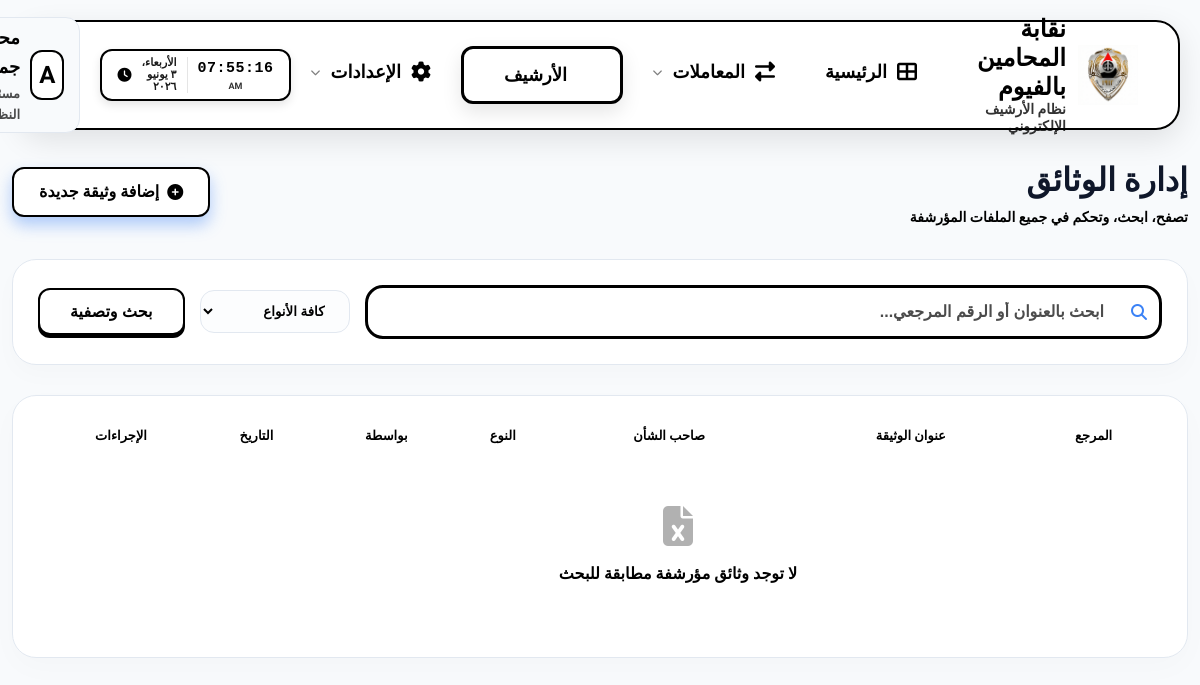
The page /documents/ (signed in) on the database as committed earlier.
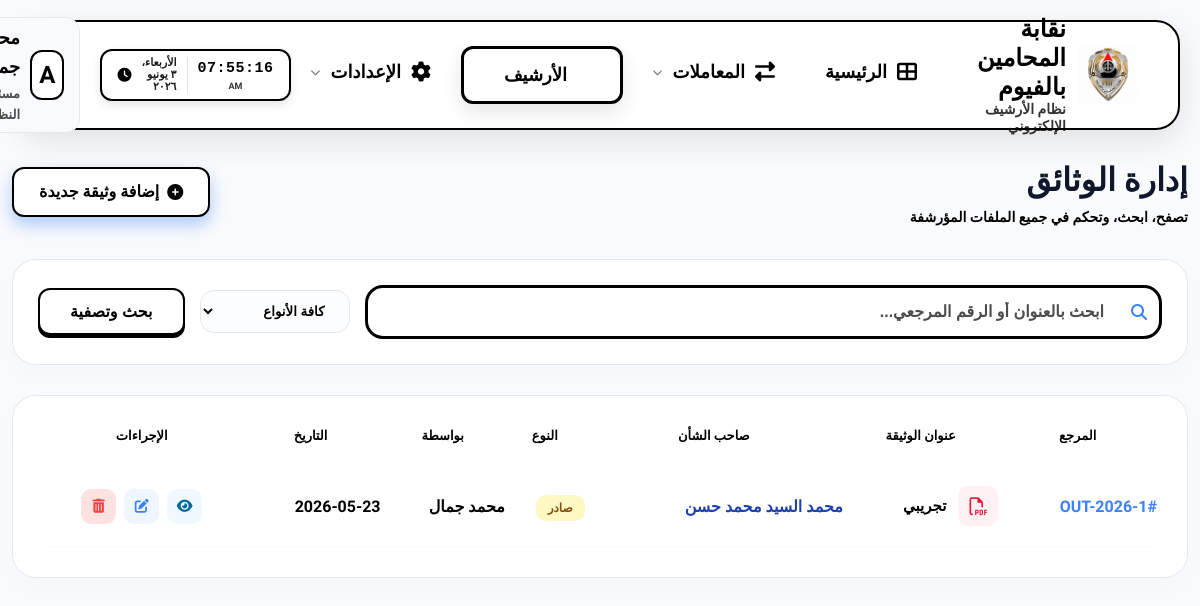
The same page on the database as committed later.
### eams/models.py (models this page shows, shortened)
class Document(models.Model):
    TYPE_CHOICES = (
        ('incoming', 'وارد'),
        ('outgoing', 'صادر'),
        ('internal', 'داخلي'),
    )
    title = models.CharField(max_length=255, verbose_name="عنوان الوثيقة")
    doc_type = models.CharField(max_length=20, choices=TYPE_CHOICES, default='incoming', verbose_name="نوع الوثيقة")
    reference_number = models.CharField(max_length=50, blank=True, null=True, verbose_name="رقم الصادر/الوارد")
    file = models.FileField(upload_to='documents/%Y/%m/%d/', verbose_name="الملف", blank=True, null=True)
    category = models.ForeignKey(Category, on_delete=models.CASCADE, related_name='documents', verbose_name="التصنيف")
    transaction = models.ForeignKey(Transaction, on_delete=models.SET_NULL, null=True, blank=True, related_name='documents', verbose_name="المعاملة (رقم المتابعة)")
    tags = models.ManyToManyField(Tag, blank=True, verbose_name="الوسوم")
    description = models.TextField(blank=True, null=True, verbose_name="الوصف")
    recipient_name = models.CharField(max_length=255, blank=True, null=True, verbose_name="اسم المستلم")
    recipient_department = models.CharField(max_length=255, blank=True, null=True, verbose_name="قسم المستلم")
    uploaded_at = models.DateTimeField(auto_now_add=True, verbose_name="تاريخ الرفع")
    updated_at = models.DateTimeField(auto_now=True, verbose_name="تاريخ التعديل")
    uploaded_by = models.ForeignKey(User, on_delete=models.SET_NULL, null=True, related_name='uploaded_documents', verbose_name="بواسطة")
    group_id = models.CharField(max_length=100, blank=True, null=True, verbose_name="معرف المجموعة (للرفع المتعدد)")
    @property
    def uploader_name(self):
        if self.uploaded_by:
            if hasattr(self.uploaded_by, 'profile') and self.uploaded_by.profile.full_name:
                return self.uploaded_by.profile.full_name
            return self.uploaded_by.username
        return "النظام"

class Transaction(models.Model):
    STATUS_CHOICES = (
        ('received', 'تم تسجيل المعاملة'),
        ('sent_to_dept', 'تم الإرسال للقسم المختص'),
        ('under_review', 'تحت المراجعة'),
        ('in_progress', 'جاري التنفيذ'),
        ('completed', 'تم الانتهاء'),
    )
    tracking_number = models.CharField(max_length=50, unique=True, verbose_name="رقم المتابعة")
    current_status = models.CharField(max_length=50, choices=STATUS_CHOICES, default='received', verbose_name="الحالة الحالية")
    client_name = models.CharField(max_length=255, verbose_name="الاسم", default="غير محدد")
    client_phone = models.CharField(max_length=20, verbose_name="رقم الهاتف", default="000")
    client_gender = models.CharField(max_length=10, choices=(('male', 'ذكر'), ('female', 'أنثى')), verbose_name="النوع", default='male')
    registration_number = models.CharField(max_length=50, blank=True, null=True, verbose_name="رقم القيد (اختياري)")
    title = models.CharField(max_length=255, verbose_name="عنوان المعاملة")
    description = models.TextField(blank=True, null=True, verbose_name="وصف المعاملة")
    created_at = models.DateTimeField(auto_now_add=True, verbose_name="تاريخ الإنشاء")
    updated_at = models.DateTimeField(auto_now=True, verbose_name="آخر تحديث")
    created_by = models.ForeignKey(User, on_delete=models.SET_NULL, null=True, verbose_name="بواسطة")
    secure_token = models.UUIDField(default=uuid.uuid4, unique=True, editable=False, verbose_name="رمز الأمان")
    missing_info = models.TextField(blank=True, null=True, verbose_name="ملاحظات للنواقص (تظهر لصاحب الشأن)")
    completion_note = models.TextField(blank=True, null=True, verbose_name="تعليمات الاستلام عند الانتهاء (تظهر لصاحب الشأن)")

class Profile(models.Model):
    ROLE_CHOICES = (
        ('admin', 'مدير نظام'),
        ('employee', 'موظف'),
        ('viewer', 'مشاهد'),
    )
    user = models.OneToOneField(User, on_delete=models.CASCADE, related_name='profile')
    full_name = models.CharField(max_length=255, blank=True, null=True, verbose_name="الاسم بالكامل")
    job_title = models.CharField(max_length=255, blank=True, null=True, verbose_name="الوظيفة")
    department = models.CharField(max_length=255, blank=True, null=True, verbose_name="القسم")
    raw_password = models.CharField(max_length=255, blank=True, null=True, verbose_name="كلمة المرور الحالية (للمدير)")
    access_incoming = models.BooleanField(default=True, verbose_name="الأرشيف الوارد")
    access_outgoing = models.BooleanField(default=True, verbose_name="الأرشيف الصادر")
    access_internal = models.BooleanField(default=True, verbose_name="البريد الداخلي")
    access_reports = models.BooleanField(default=False, verbose_name="التقارير الإحصائية")
    access_categories = models.BooleanField(default=False, verbose_name="إدارة الأقسام")
    access_audit = models.BooleanField(default=False, verbose_name="سجل التحركات")
    access_users = models.BooleanField(default=False, verbose_name="إدارة المستخدمين")

### eams/views.py (the view, shortened to what this page needs)
# urls.py: path('documents/', views.document_list, name='document_list'),
@login_required
def document_list(request):
    query = request.GET.get('q')
    category_id = request.GET.get('category')
    doc_type = request.GET.get('type')
    documents = Document.objects.all()
    if doc_type:
        documents = documents.filter(doc_type=doc_type)
    if category_id:
        documents = documents.filter(category_id=category_id)
    documents = documents.order_by('-uploaded_at')
    context = {
        'documents': documents,
        'categories': Category.objects.all(),
    }
    if request.headers.get('X-Requested-Part') == 'rows':
        return render(request, 'eams/partials/document_table_rows.html', context)
    return render(request, 'eams/document_list.html', context)

### templates/eams/document_list.html (shortened to what this page needs)
{% extends 'base.html' %}
{% block content %}
<div class="fade-in">
    <div class="list-header" style="display: flex; justify-content: space-between; align-items: center; margin-bottom: 30px; flex-wrap: wrap; gap: 20px;">
        <div>
            <h1 style="font-size: 28px; font-weight: 900; color: var(--primary-color);">إدارة الوثائق</h1>
            <p style="color: var(--text-muted); font-size: 14px; font-weight: 700;">تصفح، ابحث، وتحكم في جميع الملفات المؤرشفة</p>
        </div>
        <a href="{% url 'document_create' %}{% if request.GET.type %}?type={{ request.GET.type }}{% endif %}" class="btn btn-primary" style="box-shadow: 0 8px 16px var(--accent-glow);">
            <i class="fas fa-plus-circle"></i> إضافة وثيقة جديدة
        </a>
    </div>
    <div class="filters-bar" style="background: white; padding: 25px; border-radius: 24px; border: 1px solid var(--border-color); margin-bottom: 30px; box-shadow: 0 10px 25px rgba(0,0,0,0.02);">
        <form action="{{ request.path }}" method="GET" style="display: flex; gap: 15px; flex-wrap: wrap; align-items: center;">
            <div style="flex-grow: 1; min-width: 250px; position: relative;">
                <i class="fas fa-search" style="position: absolute; right: 15px; top: 50%; transform: translateY(-50%); color: var(--accent-color);"></i>
                <input type="text" name="q" placeholder="ابحث بالعنوان أو الرقم المرجعي..." value="{{ request.GET.q|default:'' }}"
                    style="width: 100%; padding: 15px 55px 15px 15px; border-radius: 18px; border: 3px solid #000000; outline: none; font-weight: 900; font-size: 16px; transition: all 0.3s; background: #ffffff; color: #000000 !important;">
            </div>
            <select name="type" style="padding: 12px 20px; border-radius: 14px; border: 1.5px solid var(--border-color); font-weight: 700; cursor: pointer; outline: none; background: #fcfdfe; min-width: 150px;">
                <option value="">كافة الأنواع</option>
            </select>
            <button type="submit" class="btn btn-primary" style="padding: 12px 30px;">بحث وتصفية</button>
        </form>
    </div>
    <div class="data-container table-responsive">
        <table style="width: 100%; border-collapse: collapse; min-width: 800px;">
            <thead>
                <tr>
                    <th style="padding-bottom: 20px; color: var(--text-muted); font-size: 13px;">المرجع</th>
                    <th style="padding-bottom: 20px; color: var(--text-muted); font-size: 13px;">عنوان الوثيقة</th>
                    <th style="padding-bottom: 20px; color: var(--text-muted); font-size: 13px;">صاحب الشأن</th>
                    <th style="padding-bottom: 20px; color: var(--text-muted); font-size: 13px;">النوع</th>
                    <th style="padding-bottom: 20px; color: var(--text-muted); font-size: 13px;">بواسطة</th>
                    <th style="padding-bottom: 20px; color: var(--text-muted); font-size: 13px;">التاريخ</th>
                    <th style="padding-bottom: 20px; color: var(--text-muted); font-size: 13px; text-align: center;">الإجراءات</th>
                </tr>
            </thead>
            <tbody id="document-table-body"
                   hx-get="{% url 'document_list' %}{% if request.GET %}?{{ request.GET.urlencode }}{% endif %}"
                   hx-trigger="every 5s"
                   hx-headers='{"X-Requested-Part": "rows"}'
                   hx-swap="innerHTML">
                {% include 'eams/partials/document_table_rows.html' %}
            </tbody>
        </table>
    </div>
</div>
{% endblock %}

### templates/eams/partials/document_table_rows.html (shortened to what this page needs)
{% for doc in documents %}
<tr style="border-bottom: 1px solid #f8fafc;">
    <td style="padding: 20px 0; font-weight: 900; color: var(--accent-color);">#{{ doc.reference_number }}</td>
    <td style="padding: 20px 0;">
        <div style="display: flex; align-items: center; gap: 12px;">
            <div style="width: 40px; height: 40px; background: #fff1f2; color: #e11d48; border-radius: 10px; display: flex; align-items: center; justify-content: center; font-size: 18px;">
                <i class="far fa-file-pdf"></i>
            </div>
            <span style="font-weight: 800; font-size: 15px;">{{ doc.title }}</span>
        </div>
    </td>
    <td style="padding: 20px 0;">
        <span style="font-weight: 800; color: #1e40af;">{{ doc.transaction.client_name|default:"—" }}</span>
    </td>
    <td style="padding: 20px 0;">
        {% if doc.doc_type == 'incoming' %}
        <span style="background: #dcfce7; color: #166534; padding: 6px 12px; border-radius: 10px; font-size: 12px; font-weight: 900;">وارد</span>
        {% elif doc.doc_type == 'outgoing' %}
        <span style="background: #fef9c3; color: #854d0e; padding: 6px 12px; border-radius: 10px; font-size: 12px; font-weight: 900;">صادر</span>
        {% else %}
        <span style="background: #e0e7ff; color: #3730a3; padding: 6px 12px; border-radius: 10px; font-size: 12px; font-weight: 900;">داخلي</span>
        {% endif %}
    </td>
    <td style="padding: 20px 0;">
        <span style="font-weight: 800; color: #000;">{{ doc.uploader_name }}</span>
    </td>
    <td style="padding: 20px 0; color: var(--text-muted); font-weight: 700;">{{ doc.uploaded_at|date:"Y-m-d" }}</td>
    <td style="padding: 20px 0;">
        <div style="display: flex; gap: 8px; justify-content: center;">
            <a href="{% url 'document_detail' doc.pk %}" style="width: 35px; height: 35px; border-radius: 10px; background: #f0f9ff; color: #0369a1; display: flex; align-items: center; justify-content: center; text-decoration: none; transition: 0.2s;" title="عرض التفاصيل">
                <i class="fas fa-eye" style="font-size: 14px;"></i>
            </a>
            <a href="{% url 'document_update' doc.pk %}" style="width: 35px; height: 35px; border-radius: 10px; background: #eff6ff; color: var(--accent-color); display: flex; align-items: center; justify-content: center; text-decoration: none; transition: 0.2s;" title="تعديل">
                <i class="fas fa-edit" style="font-size: 14px;"></i>
            </a>
            <a href="#" onclick="return showDeleteModal('{% url 'document_delete' doc.pk %}')" style="width: 35px; height: 35px; border-radius: 10px; background: #fee2e2; color: #ef4444; display: flex; align-items: center; justify-content: center; text-decoration: none; transition: 0.2s;" title="حذف">
                <i class="fas fa-trash-alt" style="font-size: 14px;"></i>
            </a>
        </div>
    </td>
</tr>
{% empty %}
<tr>
    <td colspan="6" style="padding: 40px; text-align: center; color: var(--text-muted);">
        <i class="fas fa-file-excel" style="font-size: 40px; margin-bottom: 15px; opacity: 0.3;"></i>
        <div style="font-weight: 800;">لا توجد وثائق مؤرشفة مطابقة للبحث</div>
    </td>
</tr>
{% endfor %}

Rows that differ between the two databases and show on the page:
added Document: reference_number "OUT-2026-1", title "تجريبي", transaction.client_name "محمد السيد محمد حسن", doc_type "صادر", uploader_name "محمد جمال", uploaded_at "2026-05-23"
Other text that changed with them:
text no longer shown: "لا توجد وثائق مؤرشفة مطابقة للبحث"
